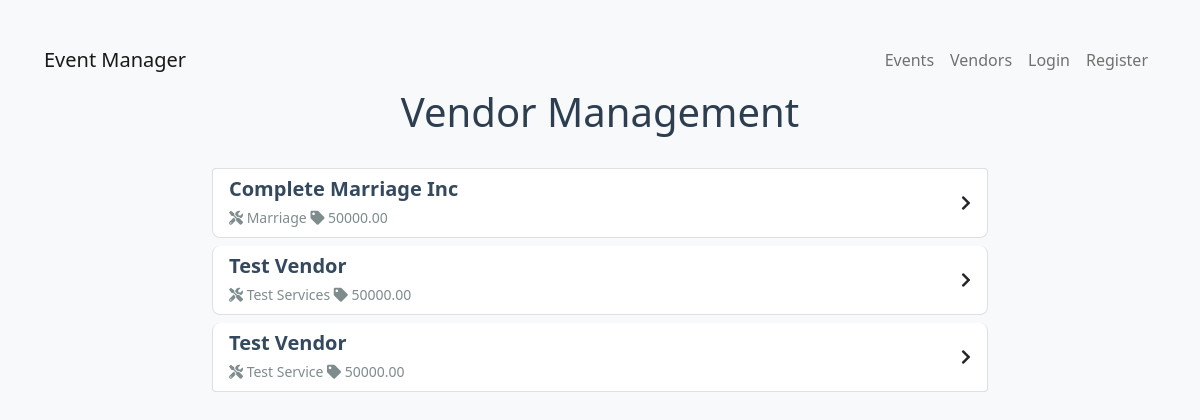
/vendor-list/, run on the app's committed database.
### base/models.py (models this page shows, shortened)
class Vendor(models.Model):
    name = models.CharField(max_length=100)
    services_offered = models.TextField()
    pricing = models.DecimalField(max_digits=10, decimal_places=2)
    contact_info = models.CharField(max_length=100)
    website = models.URLField(null=True)
    categories = models.ManyToManyField('VendorCategory')
    is_approved = models.BooleanField(default=False)

### base/views.py (the view)
# urls.py: path('vendor-list/', VendorListView.as_view(), name='vendor-list'),
class VendorListView(ListView):
    model = Vendor
    template_name = 'vendorList.html'
    context_object_name = 'vendor'

### templates/vendorList.html (shortened to what this page needs)
<!DOCTYPE html>
<html lang="en">
<head>
    <link rel="stylesheet" href="https://cdnjs.cloudflare.com/ajax/libs/font-awesome/5.15.4/css/all.min.css">
    <link href="https://cdn.jsdelivr.net/npm/bootstrap@5.0.2/dist/css/bootstrap.min.css" rel="stylesheet">
</head>
<body>
    <nav class="navbar navbar-expand-lg navbar-light bg-light">
        <div class="container-fluid">
            <a class="navbar-brand" href="/">Event Manager</a>
            <ul class="navbar-nav ms-auto">
                <li class="nav-item"><a class="nav-link" href="/event-list/">Events</a></li>
                <li class="nav-item"><a class="nav-link" href="/vendor-list/">Vendors</a></li>
                {% if user.is_authenticated %}
                <li class="nav-item"><a class="nav-link" href="/logout/">Logout</a></li>
                {% else %}
                <li class="nav-item"><a class="nav-link" href="/login/">Login</a></li>
                <li class="nav-item"><a class="nav-link" href="/register/">Register</a></li>
                {% endif %}
            </ul>
        </div>
    </nav>
    <div class="container">
        <h1 class="page-header">Vendor Management</h1>
        <div class="list-group">
            {% for i in vendor %}
            <a href="{% url 'vendor-details' i.id %}" class="list-group-item list-group-item-action">
                <div class="d-flex justify-content-between align-items-center">
                    <div>
                        <h5 class="mb-1 vendor-name">{{ i.name }}</h5>
                        <small class="vendor-info">
                            <i class="fas fa-tools"></i> {{ i.services_offered }}
                            <i class="fas fa-tag ml-2"></i> {{ i.pricing }}
                        </small>
                    </div>
                    <i class="fas fa-chevron-right"></i>
                </div>
            </a>
            {% endfor %}
        </div>
    </div>
</body>
</html>

### templates/vendorList.html (style rules this page uses)
body { background-color: #f8f9fa; padding: 2rem; }
.container { max-width: 800px; margin: 0 auto; }
.page-header { text-align: center; color: #2c3e50; margin-bottom: 2rem; }
.list-group-item { margin-bottom: 0.5rem; border-radius: 8px; transition: all 0.3s ease; }
.vendor-name { color: #34495e; font-weight: 600; }
.vendor-info { color: #7f8c8d; }

### data on the page
Vendor: name "Complete Marriage Inc", services_offered "Marriage", pricing "50000.00"
Vendor: name "Test Vendor", services_offered "Test Services", pricing "50000.00"
Vendor: name "Test Vendor", services_offered "Test Service", pricing "50000.00"
